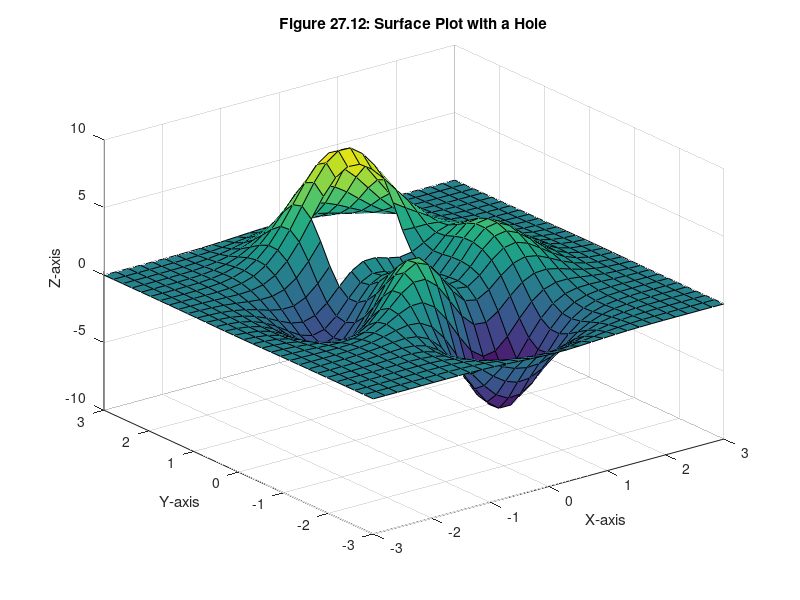

Write MATLAB code to recreate this figure.
[X,Y,Z] = peaks(30);
x = X(1,:);              % vector of x axis
y = Y(:,1);              % vector of y axis
i = find(y>.8 & y<1.2);  % find y axis indices of hole
j = find(x>-.6 & x<.5);  % find x axis indices of hole
Z(i,j) = nan;            % set values at hole indices to NaNs
surf(X,Y,Z)
xlabel('X-axis'), ylabel('Y-axis'), zlabel('Z-axis')
title('Figure 27.12: Surface Plot with a Hole')
